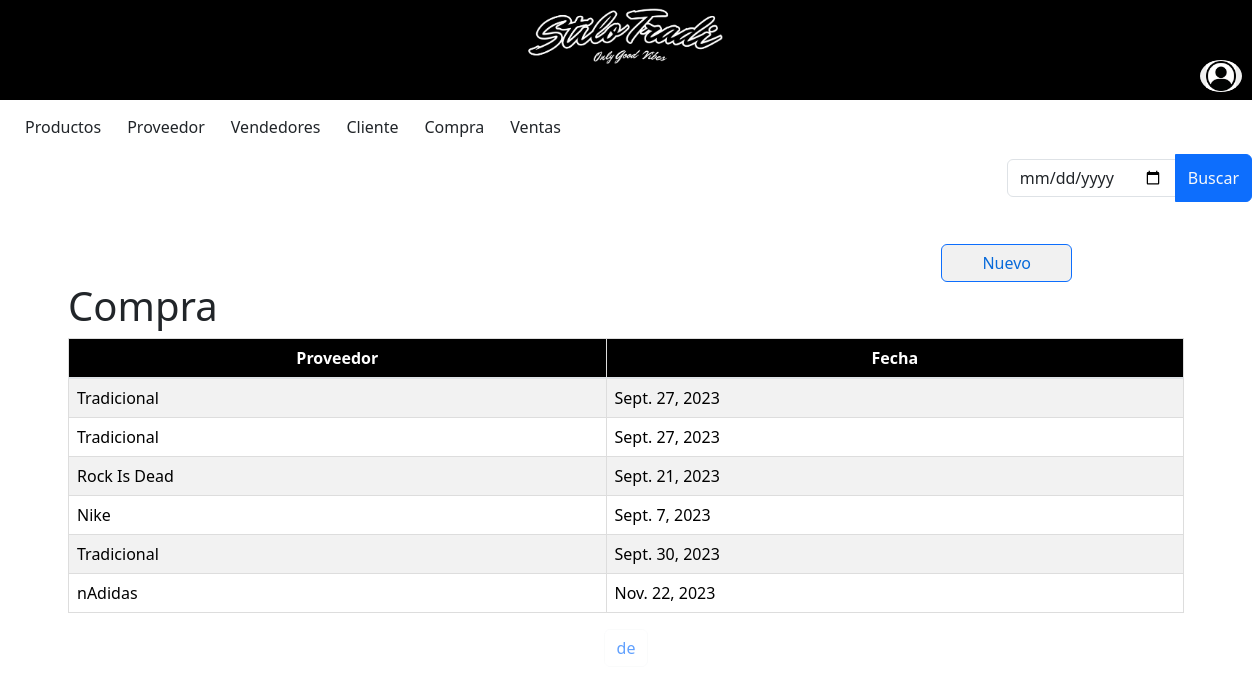
The app's page /compra/ with its own data.
### miAplicacion/models.py (models this page shows)
class Compra(models.Model):
    Proveedor = models.ForeignKey(Proveedor, on_delete=models.CASCADE)
    Fecha = models.DateField ()

class Proveedor(models.Model):
    Nombre = models.CharField (max_length=50)
    Telefono = models.IntegerField ()
    Localidad = models.CharField (max_length=50)
    Email = models.CharField (max_length=50)
    def __str__(self) -> str:
        return self.Nombre

### miAplicacion/views.py (the view)
# urls.py: path('compra/', views.tabla_compra, name='compra'),
def tabla_compra(request):
    compra = Compra.objects.all()
    context = {'compra': compra}
    return render(request, 'compra.html', context)

### miProyecto/templates/compra.html (shortened to what this page needs)
{% include 'base.html' %}
{% block content %}
{% load bootstrap5 %}
{% load static %}
<!DOCTYPE html>
<div class="d-flex justify-content-end align-items-end mb-3">
    <form method="GET" action="{% url 'comprasLista' %}">
        <div class="input-group">
            <input type="date" class="form-control inputApagado" name="q" value="{{ query }}" >
            <button class="btn btn-primary text-light" type="submit">Buscar</button>
        </div>
    </form>
</div>
<div class="d-flex justify-content-end  align-items-end">
    <a class="btn btn-primary custom-btn" href="/compra/CompraNuevo/">Nuevo</a></td>
</div>
<head>
    {% bootstrap_css %}
</head>
<body>
    <div class="container">
        <h1>Compra</h1>
        <table class="table table-striped table-hover">
            <thead>
                <tr>
                    <tr>
                        <th>Proveedor</th>
                        <th>Fecha</th>
                    </tr>
                </tr>
            </thead>
            <tbody>
                 {% for compra in compra %}
        <tr style ="cursor: pointer;" onclick="window.location.href='/compra/CompraModif/{{ compra.id }}'">
            <td>{{ compra.Proveedor}}</td>
            <td>{{ compra.Fecha}}</td>
        </tr>
                 {% endfor %}
            </tbody>
        </table>
    </div>
    <div class="pagination justify-content-center">
        <span class="current-page btn btn-outline-light disabled text-primary mb-3">
            {{ page_obj.number }} de {{ page_obj.paginator.num_pages }}
        </span>
    </div>
</body>
</html>
{% endblock %}

### miProyecto/static/estilos.css (style rules this page uses)
body { margin: 0; padding: 0; }
.form-control { width: 100%; margin: 5px 0; padding: 10px; border: 1px solid #ccc; border-radius: 5px; }
input, select, textarea { width: 100%; margin: 5px 0; padding: 10px; border: 1px solid #ccc; border-radius: 5px; }
.btn.custom-btn { background-color: rgb(241, 241, 241); color:rgb(8, 106, 218); margin-right: 180px; margin-top: 10px; text-align: center; padding-left: 40px; padding-right: 40px; }
.table thead th { border: 1px solid #dddddd; padding: 8px; text-align: center; background-color: #000000; color: #ffffff; vertical-align: bottom; border-bottom: 2px solid #dee2e6; }
.table td { border: 1px solid #dddddd; padding: 8px; }
.table { width: 100%; border-collapse: collapse; border: 1px solid #dee2e6; }

### records on screen
Compra: Proveedor "Tradicional", Fecha "Sept. 27, 2023"
Compra: Proveedor "Tradicional", Fecha "Sept. 27, 2023"
Compra: Proveedor "Rock Is Dead", Fecha "Sept. 21, 2023"
Compra: Proveedor "Nike", Fecha "Sept. 7, 2023"
Compra: Proveedor "Tradicional", Fecha "Sept. 30, 2023"
Compra: Proveedor "nAdidas", Fecha "Nov. 22, 2023"
